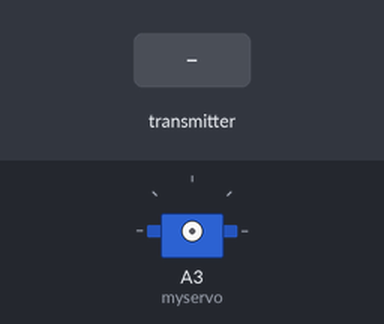
Simulated run of this sketch. Board: Arduino Uno, built with avr-gcc and run on an emulated ATmega328P. Parts: servo. Inputs (shaded band) come from the test bench. No radio packets arrive unless stated.

Above: at 1.2 s.
1.3 s: the transmitter starts sending msg.0 = 0
2.8 s: the transmitter starts sending msg.0 = 1
Timing chart, 0 to 5.8 s (numbered marks = the images above; inputs shaded):
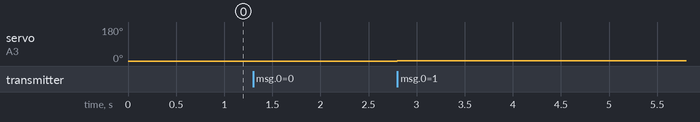

Measured:
- after the input at 2.8 s, servo on A3 (myservo): 0° → 1° at once

The sketch:

T72_Reciever.ino
```cpp
#include <SPI.h>
#include "RF24.h"
#include <Servo.h>

Servo myservo;
RF24 radio(9,10);
const uint64_t pipe=0xE8E8F0F0E1LL;
int msg[2];

void setup() {
  radio.begin();
  radio.openReadingPipe(1,pipe);
  radio.startListening();

}

void loop() {
  if(radio.available()){
    myservo.attach(A3);
    bool done = false;
    while(!done)
    {
      done = radio.read(msg,1);
      myservo.write(msg[0]);
    }
  }
  myservo.detach();
}
```
